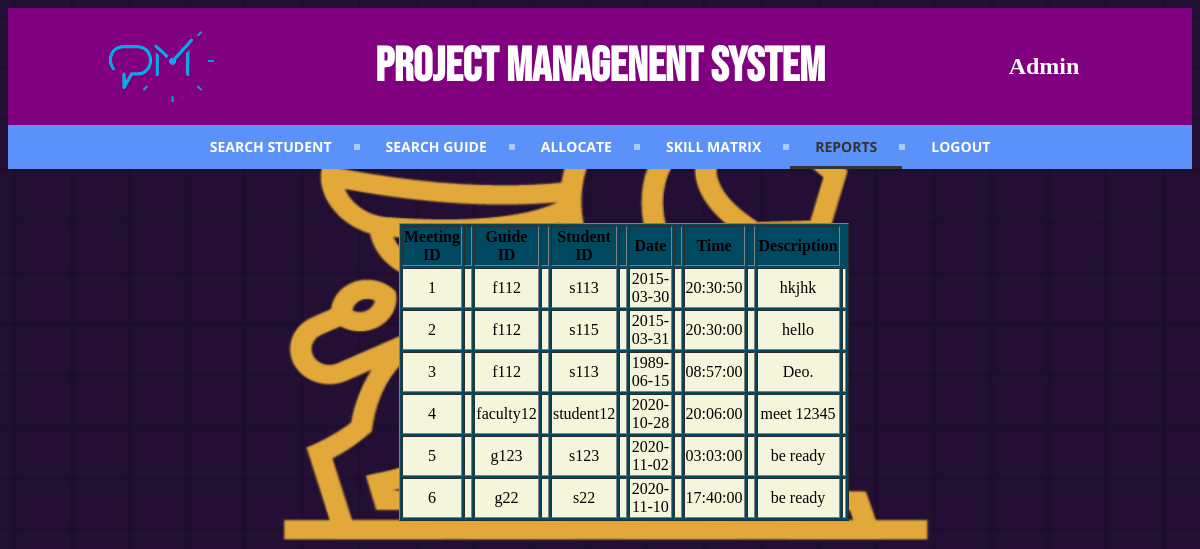
The page /ADMIN/report.php (signed in) on the database its author committed.
### tables this page shows
CREATE TABLE `meeting` (
  `meeting_id` int(5) NOT NULL,
  `f_id` varchar(10) NOT NULL,
  `s_id` varchar(10) NOT NULL,
  `date` date NOT NULL,
  `time` time NOT NULL,
  `desc` varchar(200) NOT NULL
);

### ADMIN/report.php (the view, shortened to what this page needs)
<?php
$role = $_SESSION['Role'];
if(empty($_SESSION['Email']))
{
header("location:index.php");
}
else
{
if($role=="Admin")
{
?>
<!DOCTYPE html>
<html>
<head>
<link rel="stylesheet" href="styles.css">
</head>
<div>
<body>
    <table width="100%"  border="0"cellspacing="00" cellpadding="00">
    <tr bgcolor="purple">
    <th width="7%" scope="col">&nbsp;</th>
    <th width="12%" scope="col"><img src="logo.png" alt="LOGO"/></th>
    <th width="62%" scope="col"><font id="robot" size="8" color="White">Project   Managenent  System</font></th>
    <th width="13%" scope="col"><font size="5" color="White">
	<?php
    print $role;
    ?></font></th>
    <th width="63" scope="col">&nbsp;</th>
  </tr>
</table>
<table width="100%" border="0" cellspacing="0" cellpadding="0">
<tr>
<div id='cssmenu' align="center">
<ul>
   <li><a href="stsearch.php"><span>Search Student</span></a></li>
   <li><a href="fa_search.php"><span>Search Guide</span></a></li>
   <li><a href="allocate.php"><span>Allocate</span></a></li>
   <li><a href="skill.php"><span>Skill Matrix</span></a></li>
   <li class="active"><a href="report.php"><span>Reports</span></a></li>
   <li class='last'><a href="../logout.php"><span>Logout</span></a></li>
</ul>
    </div>
    </tr>
</table>
    <br/><br/><br/>
    <div style="background-color: rgb(149, 186, 255); margin-left: 33%; border-radius: 10px; width: 38%">
    <table  border="1" align="center" bgcolor="rrgb(149, 186, 255">
            <?php
                echo "<tr>";
                echo "<th>"."Meeting ID"."</th>";
                echo "<th>" ?> &nbsp; <?php "</th>";
                echo "<th>"."Guide ID"."</th>";
                echo "<th>" ?> &nbsp; <?php "</th>";
                echo "<th>"."Student ID"."</th>";
                echo "<th>" ?> &nbsp; <?php "</th>";
                echo "<th>"."Date"."</th>";
                echo "<th>" ?> &nbsp; <?php "</th>";
                echo "<th>"."Time"."</th>";
                echo "<th>" ?> &nbsp; <?php "</th>";
                echo "<th>"."Description"."</th>";
                echo "</tr>";
                include './connection.php';
                        $sql1="select * from meeting ";
                        $rec=mysqli_query($conn, $sql1);
                        while ($std=mysqli_fetch_assoc($rec))
                        {
                           ?> <tr bgcolor="beige" align="center"><?php
                            echo "<td>".$std['meeting_id']."<td/>";
                            echo "<td>".$std['f_id']."<td/>";
                            echo "<td>".$std['s_id']."<td/>";
                            echo "<td>".$std['date']."<td/>";
                            echo "<td>".$std['time']."<td/>";
                            echo "<td>".$std['desc']."<td/>";
                            ?>  </tr> <?php
                        }
            ?>
        </table>
 <?php
}
elseif($role=="Faculty")
{
    header('Location:../Admin.php');
?>
 <?php
}
else
{
    header('Location:../Admin.php');
?>
<?php
}
?>
  <?php
}
?>

### ADMIN/styles.css (style rules this page uses)
#cssmenu { background: #5b92f9; width: auto; }
#cssmenu ul { list-style: none; margin: 0; padding: 0; line-height: 1; display: block; zoom: 1; }
#cssmenu ul:after { content: " "; display: block; font-size: 0; height: 0; clear: both; visibility: hidden; }
#cssmenu ul li { display: inline-block; padding: 0; margin: 0; }
#cssmenu ul li a { color: #ffffff; text-decoration: none; display: block; padding: 15px 25px; font-family: 'Open Sans', sans-serif; font-weight: 700; text-transform: uppercase; font-size: 14px; position: relative; -webkit-transition: color .25s; -moz-transition: color .25s; -ms-transition: color .25s; -o-transition: color .25s; transition: color .25s; }
#cssmenu ul li a:after { content: ""; display: block; position: absolute; right: -3px; top: 19px; height: 6px; width: 6px; background: #ffffff; opacity: .5; }
#cssmenu ul li a:before { content: ""; display: block; position: absolute; left: 0; bottom: 0; height: 3px; width: 0; background: #333333; -webkit-transition: width .25s; -moz-transition: width .25s; -ms-transition: width .25s; -o-transition: width .25s; transition: width .25s; }
#cssmenu ul li.last > a:after, #cssmenu ul li:last-child > a:after { display: none; }
#cssmenu ul li.active a { color: #333333; }
#cssmenu ul li.active a:before { width: 100%; }

### ADMIN/report.php (style rules this page uses)
body { background-image:url(../background.png); background-repeat: no-repeat; background-attachment: fixed; background-size: 100% 100%; }
#robot { font-family: 'Bebas Neue', cursive; }

### rows shown on the page
meeting: meeting_id "1", f "f112", s "s113", date "2015-03-30", time "20:30:50", desc "hkjhk"
meeting: meeting_id "2", f "f112", s "s115", date "2015-03-31", time "20:30:00", desc "hello"
meeting: meeting_id "3", f "f112", s "s113", date "1989-06-15", time "08:57:00", desc "Deo."
meeting: meeting_id "4", f "faculty12", s "student12", date "2020-10-28", time "20:06:00", desc "meet 12345"
meeting: meeting_id "5", f "g123", s "s123", date "2020-11-02", time "03:03:00", desc "be ready"
meeting: meeting_id "6", f "g22", s "s22", date "2020-11-10", time "17:40:00", desc "be ready"

### other values the page prints
$role "Admin"
